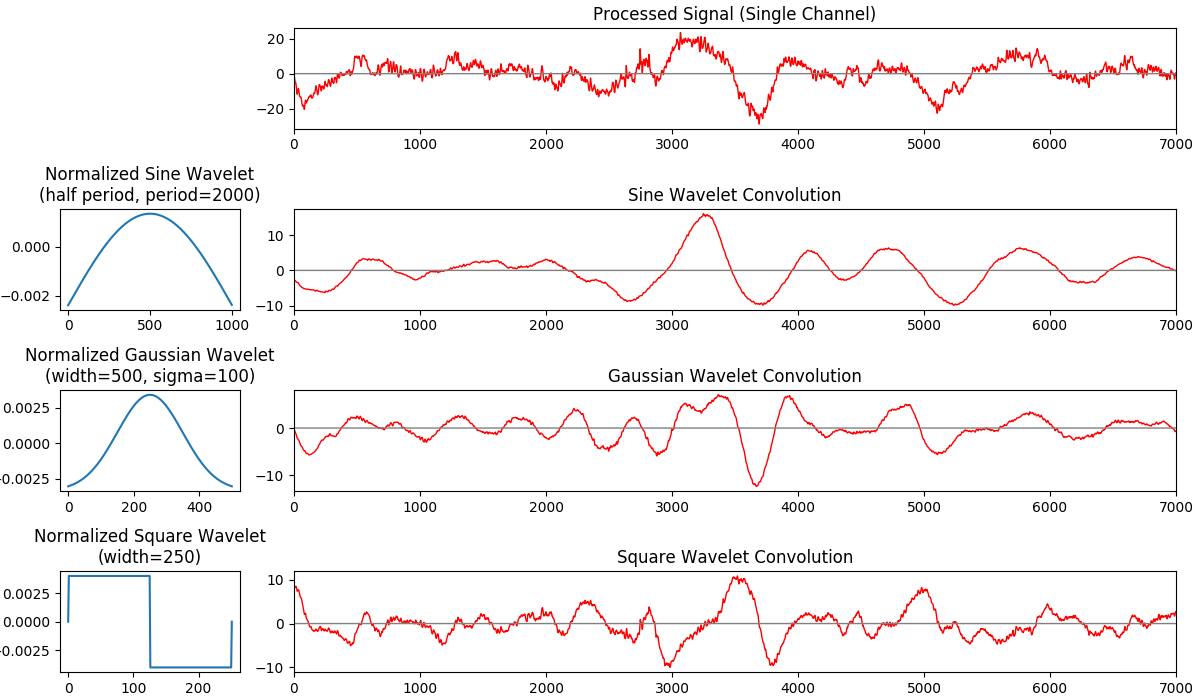

Here is the Python script that generated this plot:
import numpy as np
#from sklearn.decomposition import PCA
import matplotlib
matplotlib.use('TkAgg')
import matplotlib.pyplot as plt
import matplotlib.gridspec as gridspec

import data

filepath = 'data/data/161_012_30_trials.txt'
##filepath = 'data/data/167_silence_30_trials.txt'
##filepath = 'data/data/70_subvocal_digits_15_trials.txt'
filepath = 'data/data/168_012_1k_30.txt'
sample_rate = 1000 #250

contents = map(lambda x: x.strip(), open(filepath, 'r').readlines())
frames = filter(lambda x: x and x[0] != '%', contents)[1:]
frames = map(lambda s: map(lambda ss: ss.strip(), s.split(',')), frames)
sequence_data = []
for frame in frames:
    channel_data = [0.0] * 2 # change to 8
    for i in range(len(channel_data)):
        channel_data[i] = float(frame[i+1+5]) # change to i+1
    channel_data[1] = 0.0 # REMOVE
    sequence_data.append(channel_data)
sequence_data = np.array(sequence_data)

print np.shape(sequence_data)

##indices = range(len(sequence_data)) # all
##indices = range(3000, 45000) # no edges
##indices = range(8000, 16000) # many
#indices = range(8000, 12500) # few
##indices = range(8600, 9600) # one

#indices = range(len(sequence_data)) # all
#indices = range(30000, 250000) # no edges
#indices = range(65000, 154000) # many
#indices = range(97000, 127000) # few
#indices = range(115000, 127000) # fewer
#indices = range(118000, 126000) # one
#indices = range(118000, 119000) # sub

#indices = range(97000, 113000) # select
indices = range(97000, 104000) # select


sequence_data = sequence_data[indices]

# Correct DC offset, drift, and amplitude
drift_low_frequency = 0.5 #0.5
sequence_data = data.transform.subtract_initial(sequence_data)
sequence_data = data.transform.highpass_filter(sequence_data, drift_low_frequency, sample_rate)
sequence_data = data.transform.subtract_mean(sequence_data)


notch_filtered = sequence_data
notch1 = 60 #59.9
num_times = 3 #2
freqs = map(int, map(round, np.arange(1, sample_rate/(2. * notch1)) * notch1))
for _ in range(num_times):
    for f in reversed(freqs):
        notch_filtered = data.transform.notch_filter(notch_filtered, f, sample_rate)


#std_normalized = data.transform.normalize_std(notch_filtered)


def normalize_kernel(kernel, subtract_mean=False):
    if subtract_mean:
        kernel = np.array(kernel, np.float32) - np.mean(kernel)
    return np.array(kernel, np.float32) / np.sum(np.abs(kernel))

def gaussian_wavelet(n, sigma=1):
    r = range(-int(n/2),int(n/2)+1)
    return np.array([1.0 / (sigma * np.sqrt(2*np.pi)) * np.exp(-float(x)**2/(2*sigma**2)) for x in r])

def ricker_function(t, sigma):
    return 2./(np.sqrt(3*sigma)*np.pi**0.25)*(1.-(float(t)/sigma)**2)*np.exp(-(float(t)**2)/(2*sigma**2))
def ricker_wavelet(n, sigma):
    return np.array(map(lambda x: ricker_function(x, sigma), range(-n//2, n//2+1)))

#kernel = normalize_kernel(gaussian_wavelet(25), subtract_mean=True)
#kernel = normalize_kernel(np.arange(50, dtype=np.float32), subtract_mean=True)
#kernel = normalize_kernel(-np.sin(np.arange(250)/250. * 2*np.pi), subtract_mean=True)
period1 = 250 * sample_rate // 250
sin_kernel1 = normalize_kernel(np.sin(np.arange(period1)/float(period1) * 1*np.pi), subtract_mean=True)

gaussian_kernel = normalize_kernel(gaussian_wavelet(500, 100.0), subtract_mean=True)
#square_kernel = normalize_kernel([0.0]*130 + [1.0]*130 + [0.0]*130, subtract_mean=True)
square_kernel = normalize_kernel([0.0] + [1.0]*125 + [-1.0]*125 + [0], subtract_mean=True)
period2 = 100 * sample_rate // 250
sin_kernel2 = normalize_kernel(np.sin(np.arange(period2)/float(period2) * 2*np.pi), subtract_mean=True)
#plt.plot(gaussian); plt.plot(sin_kernel); plt.show()

ricker_width = 35 * sample_rate // 250
ricker_sigma = 4.0 * sample_rate / 250 #4.0...
ricker_kernel = normalize_kernel(ricker_wavelet(ricker_width, ricker_sigma))

#peak_kernel = normalize_kernel(gaussian_wavelet(15, 2.0), subtract_mean=True)
#plt.plot(peak_kernel); plt.show()

ricker_convolved = data.transform.correlate(notch_filtered, ricker_kernel)
#ricker_convolved = np.clip(data.transform.correlate(notch_filtered, ricker_kernel), 0, np.inf)
#ricker_convolved = data.transform.correlate(np.clip(data.transform.correlate(notch_filtered, ricker_kernel), 0, np.inf), ricker_kernel)
#ricker_convolved = data.transform.correlate(data.transform.correlate(notch_filtered, ricker_kernel) ** 2, ricker_kernel)
#ricker_convolved = data.transform.correlate(np.clip(data.transform.correlate(notch_filtered, ricker_kernel), 0, np.inf) ** 2, ricker_kernel)

#ricker_convolved = data.transform.correlate(notch_filtered, ricker_kernel) ** 2
#ricker_convolved = data.transform.correlate(data.transform.correlate(notch_filtered, ricker_kernel) ** 2, ricker_kernel)
#ricker_convolved = notch_filtered - 7 * data.transform.correlate(data.transform.correlate(notch_filtered, ricker_kernel) ** 2, ricker_kernel)

ricker_subtraction_multiplier = 2
ricker_subtracted = notch_filtered - ricker_subtraction_multiplier * ricker_convolved

use_ricker = True

low = 0.5 #0.5
high = 8 #8
order = 1
bandpass_filtered = data.transform.bandpass_filter(ricker_subtracted if use_ricker else notch_filtered,
                                                   low, high, sample_rate, order=order)

sin_convolved1 = data.transform.correlate(ricker_subtracted if use_ricker else notch_filtered, sin_kernel1)
#sin_convolved2 = data.transform.correlate(ricker_subtracted if use_ricker else notch_filtered, sin_kernel2)

average_width = 5 * sample_rate // 250
average_kernel = normalize_kernel([1.0] * average_width)
#window_averaged = data.transform.correlate(ricker_subtracted if use_ricker else notch_filtered, average_kernel)

square_convolved = data.transform.correlate(ricker_subtracted if use_ricker else notch_filtered, square_kernel)
gaussian_convolved = data.transform.correlate(ricker_subtracted if use_ricker else notch_filtered, gaussian_kernel)



fft = data.transform.fft(bandpass_filtered)
#fft = data.transform.fft(notch_filtered)
fft_magnitudes = np.abs(fft) / len(sequence_data)
fft_phases = np.angle(fft)
fft_magnitudes = fft_magnitudes[:len(fft)/2+1]
fft_phases = fft_phases[:len(fft)/2+1]
fft_freq_display = int(min((len(fft)/2+1) * (sample_rate * 1.0/len(sequence_data)), float('inf')))
fft_y = fft_magnitudes[:fft_freq_display * len(sequence_data) / sample_rate]
fft_x = map(lambda x: x * (sample_rate * 1.0/len(sequence_data)), range(len(fft_y)))

low2 = low
high2 = high
fft = data.transform.fft(ricker_subtracted if use_ricker else notch_filtered)
low_index = int(low2 * len(sequence_data) / sample_rate)
high_index = int(high2 * len(sequence_data) / sample_rate)
fft[high_index:-high_index,:] = 0.0
if low_index:
    fft[:low_index,:] = 0.0
    fft[-low_index:,:] = 0.0
ifft = np.fft.ifft(fft, axis=0)
fft_modified_magnitudes = np.abs(fft) / len(sequence_data)
fft_modified_phases = np.angle(fft)
fft_modified_magnitudes = fft_modified_magnitudes[:len(fft)/2+1]
fft_modified_phases = fft_modified_phases[:len(fft)/2+1]
fft_modified_y = fft_modified_magnitudes[:fft_freq_display * len(sequence_data) / sample_rate]
fft_modified_x = map(lambda x: x * (sample_rate * 1.0/len(sequence_data)), range(len(fft_modified_y)))

#plt.plot(bandpass_filtered[:,4])
#plt.plot(np.fft.ifft(fft, axis=0)[:,4]-5)
#plt.show()



#def window_split(sequence, window, stride=None):
#    if stride is None: stride = window
#    return np.array([np.concatenate(sequence[i:i+window,:]) for i in range(0, len(sequence)-window+1, stride)])
#
#fragments = window_split(ricker_subtracted[:,4:], 250, 1)
#print np.shape(fragments)
#pca = PCA(n_components=2)
#reduced = pca.fit_transform(fragments)
#print np.shape(reduced)
#plt.scatter(*np.transpose(reduced), marker=',', s=(72./plt.gcf().dpi)**2)
#plt.show()
#
#
##kill
#
#
##for fragment in fragments:
##    plt.plot(np.reshape(fragment, [-1, 4]))
##    plt.show()





#colors = ['gray', 'purple', 'blue', 'green', 'yellow', 'orange', 'red', 'brown'] # Change back to
colors = ['red', 'gray', 'blue', 'green', 'yellow', 'orange', 'purple', 'brown']
alpha = 1.0
lw = 1.0
sd = 2.5
fig = plt.figure(figsize=(12, 7))
gridspec.GridSpec(4, 5)

plt.subplot2grid((4, 5), (0, 1), colspan=4, rowspan=1)
plt.title('Processed Signal (Single Channel)')
for i in range(np.shape(bandpass_filtered)[1]):
    plt.plot(bandpass_filtered[:,i], c=colors[i], alpha=alpha, lw=lw)
plt.gca().set_xlim((0, len(bandpass_filtered)))
ylim = max(np.std(bandpass_filtered[len(bandpass_filtered)/10:len(bandpass_filtered)*9/10], axis=1)) * sd
#ax4.set_ylim((-ylim, ylim))
#axes[0].set_ylim(ax2.get_ylim())

plt.subplot2grid((4, 5), (1, 0), colspan=1, rowspan=1)
plt.title('Normalized Sine Wavelet\n(half period, period=2000)')
plt.plot(sin_kernel1)
#plt.gca().set_xlim((0, len(sin_kernel1)))

plt.subplot2grid((4, 5), (1, 1), colspan=4, rowspan=1)
plt.title('Sine Wavelet Convolution')
for i in range(np.shape(sin_convolved1)[1]):
    plt.plot(sin_convolved1[:,i], c=colors[i], alpha=alpha, lw=lw)
plt.gca().set_xlim((0, len(sin_convolved1)))
ylim = max(np.std(sin_convolved1[len(sin_convolved1)/10:len(sin_convolved1)*9/10], axis=1)) * sd
#ax5.set_ylim((-ylim, ylim))
#ax5.set_ylim(ax2.get_ylim())

plt.subplot2grid((4, 5), (2, 0), colspan=1, rowspan=1)
plt.title('Normalized Gaussian Wavelet\n(width=500, sigma=100)')
plt.plot(gaussian_kernel)
#plt.gca().set_xlim((0, len(gaussian_kernel)))

plt.subplot2grid((4, 5), (2, 1), colspan=4, rowspan=1)
plt.title('Gaussian Wavelet Convolution')
for i in range(np.shape(gaussian_convolved)[1]):
    plt.plot(gaussian_convolved[:,i], c=colors[i], alpha=alpha, lw=lw)
plt.gca().set_xlim((0, len(gaussian_convolved)))
ylim = max(np.std(gaussian_convolved[len(gaussian_convolved)/10:len(gaussian_convolved)*9/10], axis=1)) * sd
#axes[2].set_ylim((-ylim, ylim))

plt.subplot2grid((4, 5), (3, 0), colspan=1, rowspan=1)
plt.title('Normalized Square Wavelet\n(width=250)')
plt.plot(square_kernel)
#plt.gca().set_xlim((0, len(square_kernel)))

plt.subplot2grid((4, 5), (3, 1), colspan=4, rowspan=1)
plt.title('Square Wavelet Convolution')
for i in range(np.shape(square_convolved)[1]):
    plt.plot(square_convolved[:,i], c=colors[i], alpha=alpha, lw=lw)
plt.gca().set_xlim((0, len(square_convolved)))
ylim = max(np.std(square_convolved[len(square_convolved)/10:len(square_convolved)*9/10], axis=1)) * sd
#axes[2].set_ylim((-ylim, ylim))

plt.subplots_adjust(left=0.05, right=0.98, bottom=0.04, top=0.96, hspace=0.80, wspace=0.30)
plt.savefig('figure_wavelets.png')
plt.show()